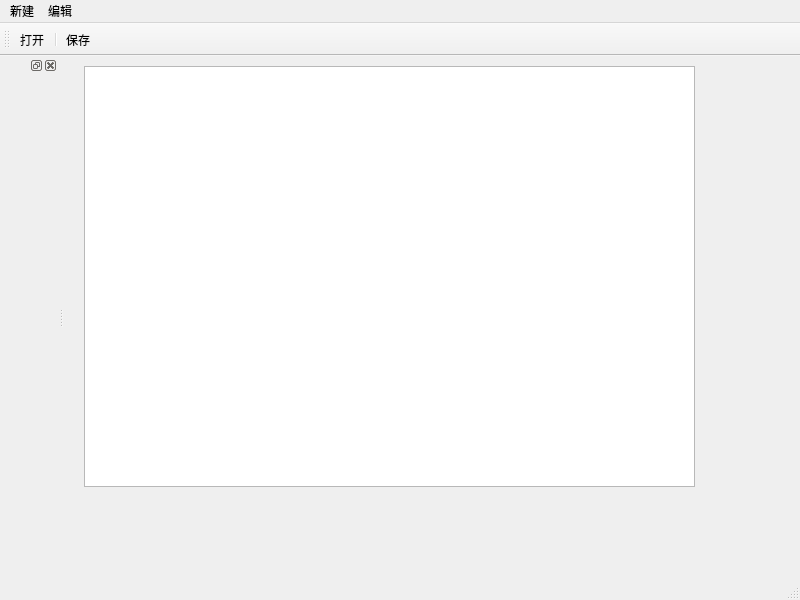
<?xml version="1.0" encoding="UTF-8"?>
<ui version="4.0">
 <class>MainWindow</class>
 <widget class="QMainWindow" name="MainWindow">
  <property name="geometry">
   <rect>
    <x>0</x>
    <y>0</y>
    <width>800</width>
    <height>600</height>
   </rect>
  </property>
  <property name="windowTitle">
   <string>MainWindow</string>
  </property>
  <widget class="QWidget" name="centralwidget">
   <widget class="QTextEdit" name="textEdit">
    <property name="geometry">
     <rect>
      <x>20</x>
      <y>10</y>
      <width>611</width>
      <height>421</height>
     </rect>
    </property>
   </widget>
  </widget>
  <widget class="QMenuBar" name="menubar">
   <property name="geometry">
    <rect>
     <x>0</x>
     <y>0</y>
     <width>800</width>
     <height>22</height>
    </rect>
   </property>
   <widget class="QMenu" name="menunew">
    <property name="title">
     <string>新建</string>
    </property>
    <addaction name="actionopen"/>
    <addaction name="separator"/>
    <addaction name="actionsave"/>
   </widget>
   <widget class="QMenu" name="menuedit">
    <property name="title">
     <string>编辑</string>
    </property>
   </widget>
   <addaction name="menunew"/>
   <addaction name="menuedit"/>
  </widget>
  <widget class="QStatusBar" name="statusbar"/>
  <widget class="QToolBar" name="toolBar">
   <property name="windowTitle">
    <string>toolBar</string>
   </property>
   <attribute name="toolBarArea">
    <enum>TopToolBarArea</enum>
   </attribute>
   <attribute name="toolBarBreak">
    <bool>false</bool>
   </attribute>
   <addaction name="actionopen"/>
   <addaction name="separator"/>
   <addaction name="actionsave"/>
  </widget>
  <widget class="QDockWidget" name="dockWidget">
   <attribute name="dockWidgetArea">
    <number>1</number>
   </attribute>
   <widget class="QWidget" name="dockWidgetContents"/>
  </widget>
  <action name="actionopen">
   <property name="text">
    <string>打开</string>
   </property>
  </action>
  <action name="actionsave">
   <property name="text">
    <string>保存</string>
   </property>
  </action>
 </widget>
 <resources/>
 <connections/>
</ui>
